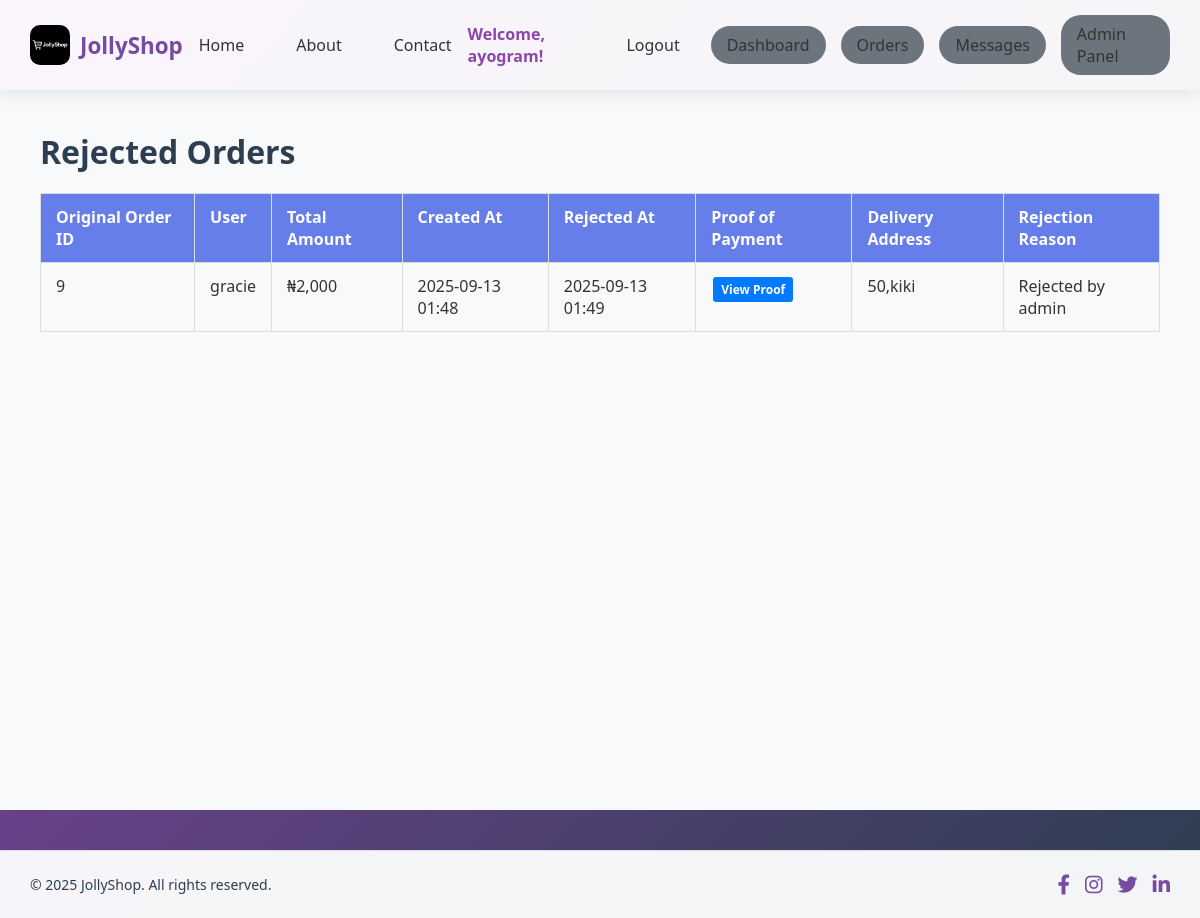
/rejected-orders/ (signed in), run on the app's committed database.
### Mini_catalog/models.py (models this page shows, shortened)
class RejectedOrder(models.Model):
    original_order_id = models.IntegerField()
    user = models.ForeignKey(User, on_delete=models.CASCADE)
    created_at = models.DateTimeField()
    rejected_at = models.DateTimeField(auto_now_add=True)
    total_amount = models.DecimalField(max_digits=10, decimal_places=2)
    delivery_address = models.TextField(blank=True, null=True)
    proof_of_payment = models.ImageField(storage=proof_storage, upload_to='', blank=True, null=True)
    rejection_reason = models.TextField(blank=True, null=True)

### Mini_catalog/views.py (the view)
# urls.py: path("rejected-orders/", views.rejected_orders, name="rejected_orders"),
@login_required
@user_passes_test(lambda u: u.is_staff)
def rejected_orders(request):
    rejected_orders = RejectedOrder.objects.all().order_by('-rejected_at').prefetch_related('user')
    return render(request, 'rejected_orders.html', {
        'rejected_orders': rejected_orders,
    })

### Mini_catalog/templates/rejected_orders.html (shortened to what this page needs)
{% extends 'base.html' %}
{% load humanize %}
{% block content %}
<div class="container">
  <h1>Rejected Orders</h1>
  {% if rejected_orders %}
    <table class="orders-table">
      <thead>
        <tr>
          <th>Original Order ID</th>
          <th>User</th>
          <th>Total Amount</th>
          <th>Created At</th>
          <th>Rejected At</th>
          <th>Proof of Payment</th>
          <th>Delivery Address</th>
          <th>Rejection Reason</th>
        </tr>
      </thead>
      <tbody>
        {% for order in rejected_orders %}
          <tr>
            <td>{{ order.original_order_id }}</td>
            <td>{{ order.user.username }}</td>
            <td>₦{{ order.total_amount|floatformat:'0'|intcomma }}</td>
            <td>{{ order.created_at|date:"Y-m-d H:i" }}</td>
            <td>{{ order.rejected_at|date:"Y-m-d H:i" }}</td>
            <td>
              {% if order.proof_of_payment %}
                <a href="{{ order.proof_of_payment.url }}" target="_blank" class="btn btn-primary btn-small">View Proof</a>
              {% else %}
                <span class="text-muted">No proof uploaded</span>
              {% endif %}
            </td>
            <td>{{ order.delivery_address }}</td>
            <td>{{ order.rejection_reason }}</td>
          </tr>
        {% endfor %}
      </tbody>
    </table>
  {% else %}
    <p>No rejected orders found.</p>
  {% endif %}
</div>
{% endblock %}

### Mini_catalog/templates/base.html (shortened to what this page needs)
{% load static %}
{% load humanize %}
<!DOCTYPE html>
<html lang="en">
<head>
    <link rel="stylesheet" href="https://cdnjs.cloudflare.com/ajax/libs/font-awesome/6.0.0/css/all.min.css">
</head>
<body>
    <nav class="navbar">
        <div class="logo">
            <img src="{% static 'images/Jollyshop.jpg' %}" alt="JollyShop Logo">
            <span>JollyShop</span>
        </div>
        <div class="nav-links">
            <a href="{% url 'product_list' %}">Home</a>
            <a href="{% url 'about' %}">About</a>
            <a href="{% url 'contact' %}">Contact</a>
        </div>
        <div class="nav-links user-info">
            {% if user.is_authenticated and not user.is_anonymous %}
                <span>Welcome, {{ user.username }}!</span>
                <a href="{% url 'logout' %}" onclick="return confirm('Are you sure you want to logout?')">Logout</a>
                {% if user.is_staff %}
                    <a href="{% url 'admin_dashboard' %}" class="btn btn-secondary">Dashboard</a>
                    <a href="{% url 'order_management' %}" class="btn btn-secondary">Orders</a>
                    <a href="{% url 'contact_messages' %}" class="btn btn-secondary">Messages</a>
                    <a href="/admin/" class="btn btn-secondary">Admin Panel</a>
                {% endif %}
            {% else %}
                <a href="{% url 'login' %}">Login</a>
                <a href="{% url 'register' %}">Register</a>
            {% endif %}
        </div>
    </nav>
    <div class="content">
        <div class="container">
            {% block content %}{% endblock %}
        </div>
    </div>
    <footer class="footer">
        <div class="footer-content">
            <div class="copyright">
                &copy; 2025 JollyShop. All rights reserved.
            </div>
            <div class="social-icons">
                <a href="https://www.facebook.com/share/16A7QfD5Bg/" title="Facebook" target="_blank"><i class="fab fa-facebook-f"></i></a>
                <a href="https://www.instagram.com/ayogram_1?igsh=MTZodTMyY255cHh6aw==" title="Instagram" target="_blank"><i class="fab fa-instagram"></i></a>
                <a href="https://x.com/ayogram_01?t=WucJrnkUXLJx-KQOdCGoXg&s=08" title="Twitter" target="_blank"><i class="fab fa-twitter"></i></a>
                <a href="https://www.linkedin.com/in/waliyi-balogun-8045a930b?utm_source=share&utm_campaign=share_via&utm_content=profile&utm_medium=android_app" title="LinkedIn" target="_blank"><i class="fab fa-linkedin-in"></i></a>
            </div>
        </div>
    </footer>
</body>
</html>

### Mini_catalog/templates/rejected_orders.html (style rules this page uses)
.orders-table { width: 100%; border-collapse: collapse; margin-top: 20px; }
.orders-table th, .orders-table td { border: 1px solid #ddd; padding: 12px 15px; text-align: left; vertical-align: top; }
.orders-table th { background: #667eea; color: white; }
.btn-small { padding: 4px 8px; font-size: 12px; margin: 2px; display: inline-block; text-decoration: none; border-radius: 3px; }
.btn-primary { background: #007bff; color: white; }

### data on the page
RejectedOrder: original_order_id "9", user.username "gracie", total_amount "2,000", created_at "2025-09-13 01:48", rejected_at "2025-09-13 01:49", delivery_address "50,kiki", rejection_reason "Rejected by admin"

### other printed values
{{ user.username }} "ayogram"
